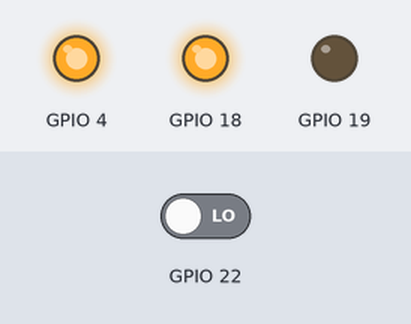
Bench run of a sketch on a simulated ESP32. Shown: output pins drawn as LEDs (lit = HIGH). The test bench sets the inputs (shaded band); at power-on: GPIO 22 LOW. What the sketch prints to the serial monitor is not drawn.

Above: at 4.5 s.
At 13.5 s:
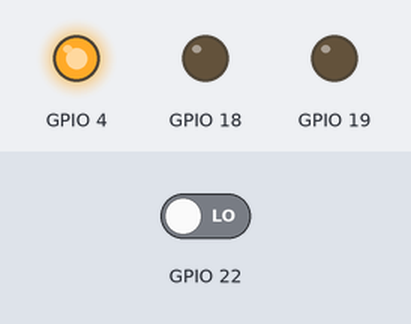
Timing chart, 0 to 20.7 s (numbered marks = the images above):
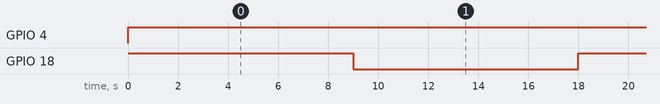

Measured:
- by itself, GPIO 4: LOW → HIGH at 0.00 s
- by itself, GPIO 18: alternates HIGH for 9.0 s and LOW for 9.0 s

The sketch:

sketch_dec13d.ino
```cpp
#define IN1 0 // First pin for motor driver
#define IN2 1 // Second pin for motor driver
#define ENA 2 // Enable pin for motor driver
#define Encoder_CLK 0 // the first pin of the encoder
#define Encoder_DT  1 // second pin of the encoder
#define freq 5000 // 200 micro second
#define resolution  2 // resolution of the duty cycle
unsigned char Motor_Pins[4][3];       // every motor  have 3 pins " IN1 , IN2 , ENA "
int Motor_Angle[4]={0,0,0,0}; // TO hold the Current angle of the motor
unsigned char Encoder_Pins[4][2]; // Pins which each encoder use
float pulse_counter[4]={0,0,0,0}; // counter pulses
char lastStateCLK[4];  // variable to store the last state of the pin CLK to
char currentStateCLK[4];
unsigned char Limit_Sw[4];            //limit switch pins number ,, 1 pin for each

typedef enum            // enum to give every motor an ID
{
  Motor_R_Down=0,       // Right Down motor ID = 0
  Motor_R_Up=1,         // Right UP motor ID = 1
  Motor_L_Down=2,       // Left Down motor ID = 2
  Motor_L_Up=3          // Left UP motor ID = 3
}Motor_ID;

typedef enum            //enum to determine the Direction
{
  Brake,
  Forward,
  Backward,
}Direction_Mode;

typedef enum              // enum to levelization the speed  // the analogWrite() Fn take the speed as a Char " max 255"
{ LOW_SPEED=1,        // Low speed indicate the quarter of the max speed
  MEDIUM_SPEED=2,     // MEDIUM speed indicate the half of the max speed
  HIGH_SPEED=3          // HIGH speed indicate the max speed
  }MOTOR_SPEED;

void Encoder_Init (Motor_ID encodername,char pinnumber1,char pinnumber2);
void Encoder_Angle_Update (Motor_ID encodername);
void Motor_Init (Motor_ID motorname, char IN1_Pinnumber , char IN2_Pinnumber , char ENA_Pinnumber);
void Motor_Forward(MOTOR_SPEED Speed ,Motor_ID motorname);
void Motor_Backward(MOTOR_SPEED Speed ,Motor_ID motorname);
void Motor_Brake(Motor_ID motorname);
char move_motor_to( Motor_ID motorname , int desired_angle, MOTOR_SPEED Speed);
char a ,  b ;

void setup() {
  Serial.begin(115200);
  Encoder_Init (Motor_L_Up,22,23);
  Motor_Init (Motor_L_Up, 18 , 19, 4);


}
void loop() {


   move_motor_to(Motor_L_Up,360,HIGH_SPEED);
   Serial.println(Motor_Angle[Motor_L_Up]);


}
```

Encoder.ino
```cpp
void Encoder_Init (Motor_ID encodername,char pinnumber1,char pinnumber2) // should be initialized for each encoder , void setup
{
  Encoder_Pins[encodername][Encoder_CLK]= pinnumber1; // save the pins in the encoder global variable
  Encoder_Pins[encodername][Encoder_DT]= pinnumber2; // save the pins in the encoder global variable

  pinMode(Encoder_Pins[encodername][0],INPUT); // assign the first pin
  pinMode(Encoder_Pins[encodername][1],INPUT);

}

void Encoder_Angle_Update (Motor_ID encodername) // void loop
{
  // Read the current state of CLK

  currentStateCLK[encodername] = digitalRead(Encoder_Pins[encodername][Encoder_CLK]);

            // If last and current state of CLK are different, then pulse occurred
            // React to only 1 state change to avoid double count

          if (currentStateCLK[encodername] != lastStateCLK[encodername]){

                          // If the DT state is different than the CLK state then
                          // the encoder is rotating CCW so decrement
                          // Direction detection
                    if (digitalRead(Encoder_Pins[encodername][Encoder_DT]) != currentStateCLK[encodername]) {
                      pulse_counter[encodername] ++;       // counterclockwise
                    }

                    else {
                      pulse_counter[encodername] --;      // Encoder is rotating CW so increment
                    }
           Motor_Angle[encodername] = (int)(pulse_counter[encodername] / ((float)1.5*(float)469/(float)36));
          }

   // Remember last CLK state
    lastStateCLK[encodername]=currentStateCLK[encodername];


  }
```

DC_driver.ino
```cpp
void Motor_Init (Motor_ID motorname, char IN1_Pinnumber , char IN2_Pinnumber , char ENA_Pinnumber)
{
  Motor_Pins[motorname][IN1]=IN1_Pinnumber;
  Motor_Pins[motorname][IN2]=IN2_Pinnumber;
  Motor_Pins[motorname][ENA]=ENA_Pinnumber;
  pinMode(Motor_Pins[motorname][IN1],OUTPUT); // define IN1 pin as output
  pinMode(Motor_Pins[motorname][IN2],OUTPUT); // define IN2 pin as output
  ledcSetup(motorname, freq, resolution);

  // attach the channel to the GPIO to be controlled
  ledcAttachPin(ENA_Pinnumber, motorname);
 }


                                                              // movements function table

                                                              /*

                                                              IN1     IN2     ENA       function
                                                              0        0       x        Brake
                                                              1        0       1        Forward ( 100% )
                                                              1        0      PWM       Forward ( PWM  )
                                                              0        1       1        Reverse ( 100% )
                                                              0        1      PWM       Reverse ( PWM  )

                                                               */


                                                            // movements functions
void Motor_Forward(MOTOR_SPEED Speed ,Motor_ID motorname)
{
     digitalWrite(Motor_Pins[motorname][IN1],HIGH);
     digitalWrite(Motor_Pins[motorname][IN2],LOW);
     ledcWrite(motorname, Speed);
}

void Motor_Backward(MOTOR_SPEED Speed ,Motor_ID motorname)
{
     digitalWrite(Motor_Pins[motorname][IN1],LOW);
     digitalWrite(Motor_Pins[motorname][IN2],HIGH);
     ledcWrite(motorname, Speed);
}
void Motor_Brake(Motor_ID motorname)
{
     digitalWrite(Motor_Pins[motorname][IN1],LOW);
     digitalWrite(Motor_Pins[motorname][IN2],LOW);
}


char move_motor_to( Motor_ID motorname , int desired_angle, MOTOR_SPEED Speed)
{
  if(desired_angle==(Motor_Angle[motorname])) {
     Motor_Brake(motorname);
    return 1;
    }
  else if  (desired_angle > (Motor_Angle[motorname]  ) )
  {
   Motor_Forward(Speed, motorname);
   Encoder_Angle_Update (motorname); // encoder name = motor name
   delay(9000);
   Motor_Brake(motorname);
   delay(9000);

   return 0 ;

    }
  else //(Motor_Angle[motorname] < desired_angle)
  {
    Motor_Backward(Speed,motorname);
    Encoder_Angle_Update (motorname);
    return 0;
    }

}
```
